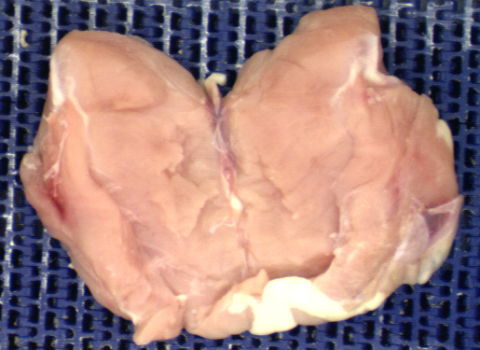
%> input picture HW4/HW 4/Final/fanbone.bmp, 480 x 350 px
$ octave ACC.m   (GNU Octave 9; MATLAB toolbox functions it lacks are replaced by stand-ins)
%> lines starting %> are read from the running program, lines starting %| are printed output that depends on the picture; in (x1, y1, x2, y2) boxes, pixels count from 0 and x2, y2 are one past the last pixel; in counts of white or black regions, pixels touching at a corner belong together; the program's own positions count from 1
img = imread('fanbone.bmp'); % Read image
%> img is the input picture: size 350x480x3 uint8; mean R, G, B 163.8, 130.6, 126.3
img=im2double(img);
%> img: size 350x480x3 double
imgNorm=img/256;
R = img(:,:,1); % Red channel
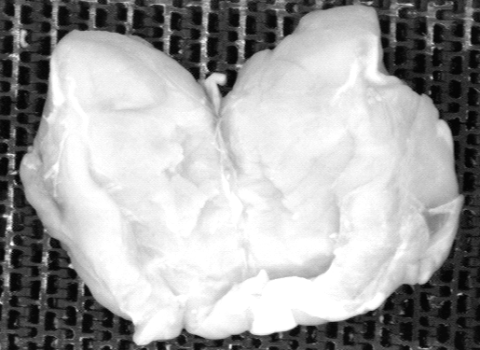
%> R: size 350x480 double; min 0.0118, max 1, mean 0.642
G = img(:,:,2); % Green channel
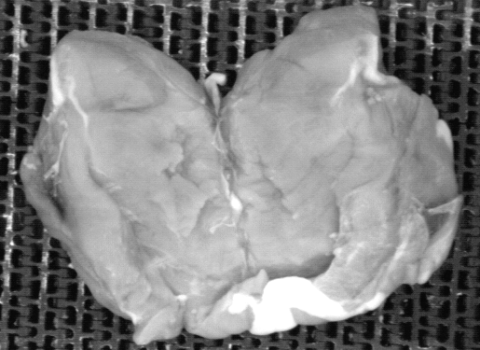
%> G: size 350x480 double; min 0.0235, max 1, mean 0.512
B = img(:,:,3); % Blue channel
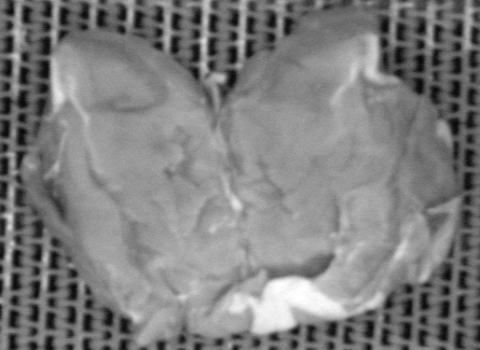
%> B: size 350x480 double; min 0.0275, max 1, mean 0.495

sigc=1;
sigs=10;
n=5;

Gc=fspecial('gaussian',n,sigc);
Gs=fspecial('gaussian',n,sigs);
DoG=Gc-Gs;

h=imfilter(R,DoG)+imfilter(2*R-G,Gs);
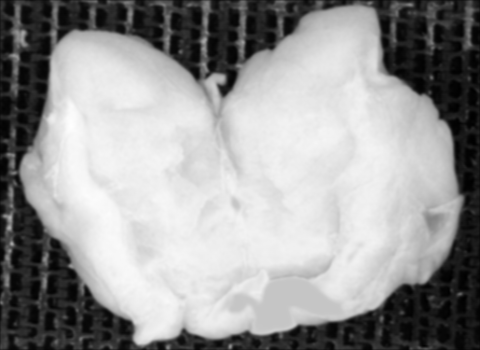
%> h: size 350x480 double; min -0.0107, max 1.29, mean 0.772; drawn with min black and max white
figure
title('Fanbone DoG')
subplot(1,3,1)
imshow(img)

subplot(1,3,2)
imshow(h)
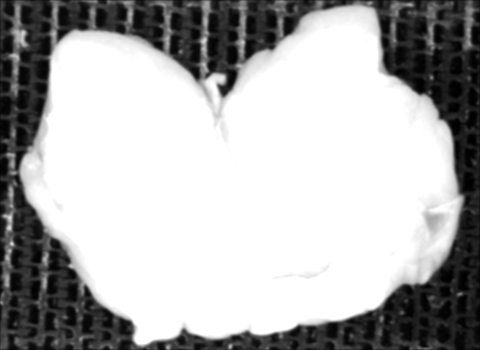
%> displayed picture: size 350x480, on the screen's scale of 0 to 255; min 0, max 255, mean 176.5
e=im2bw(h,.85);
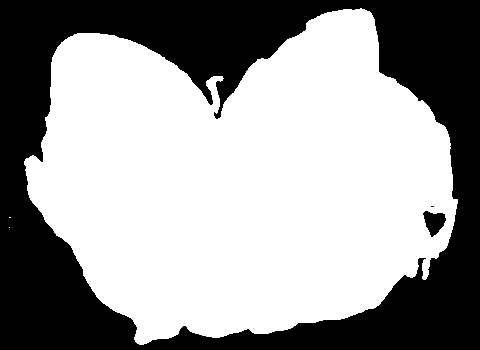
%> e: size 350x480 logical; 61.1% white; 3 black regions (1 under 20 px), largest, box (x1, y1, x2, y2) and area: (0, 0, 480, 350) 64993, (423, 211, 446, 237) 371
subplot(1,3,3)
imshow(e)
